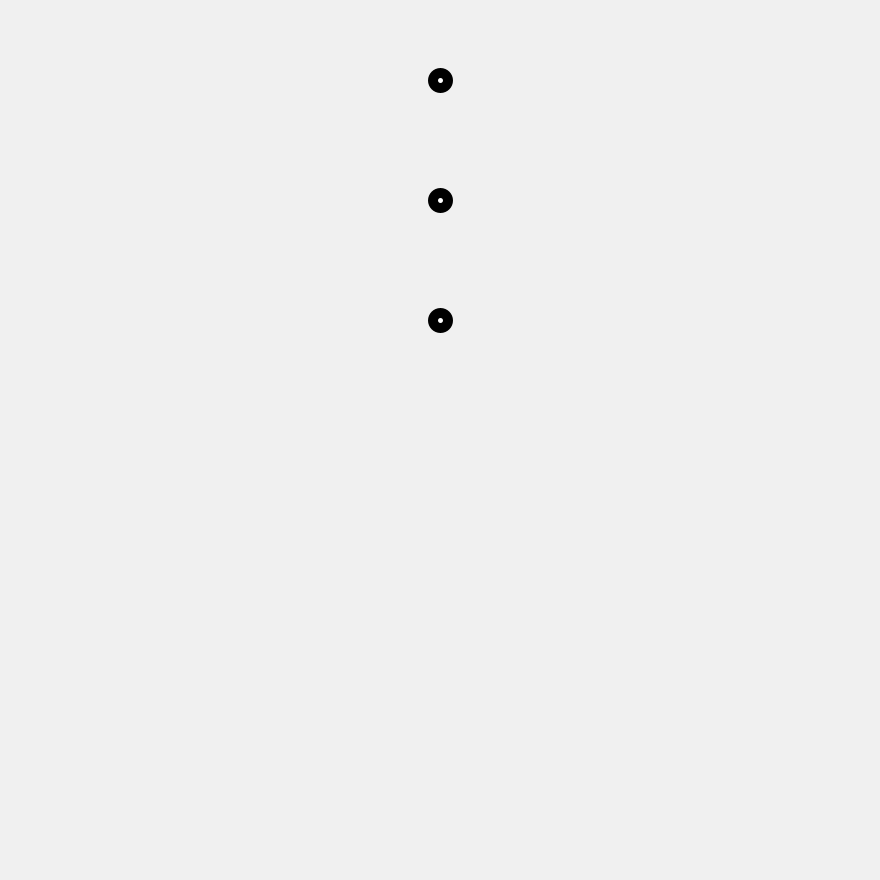
Frame 1 (no input)
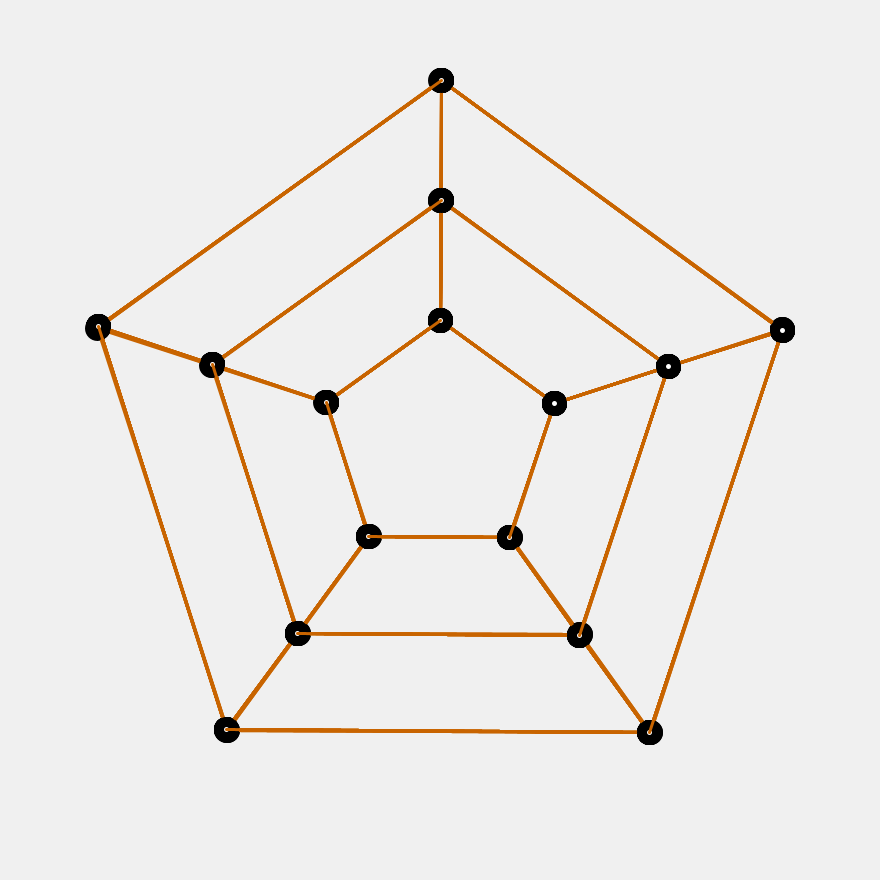
Frame 60 (the mouse pressed at the canvas centre just before this capture)
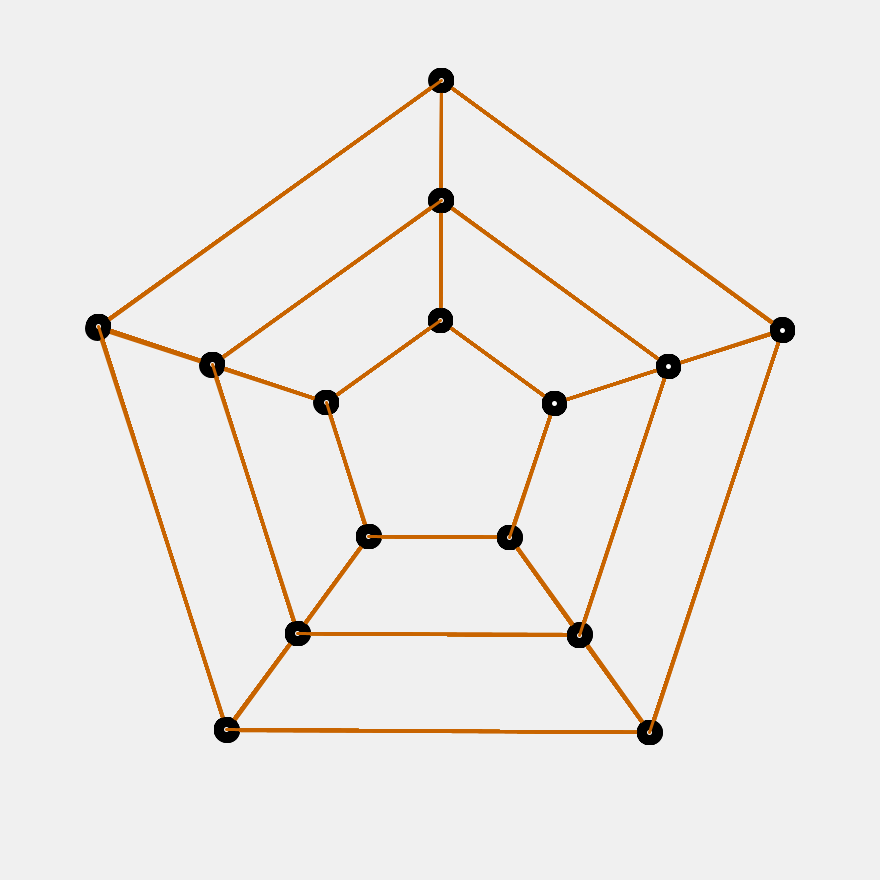
Frame 120 (the mouse held since frame 60 and released just before this capture)

The Processing sketch that drew these frames (run headless with seeded random() and noise(); from frame 60 on, the mouse is pressed at the canvas centre):

// Processing sketch: Prototype
// ── Prototype.pde
//Per identificare gli ellissi/linee avendo una tabella dei valori assunti possono costruirmi una corrispondenza con il giunto alle coordinate volute

int ax1;
int ay1;
int bx1;
int by1;
int a2;
int b2;
float x;
float y;
float xback;
float yback;
int dx;
int dy;
int magnification;
int moltiplicatore;
float angolo;
int dim_giunti;

void setup()
{
  xback = -1;
  yback = -1;
  size(880, 880);
  background(240);
  magnification = 60;
  moltiplicatore = 2;
  angolo =1.57;
  dim_giunti = 10;
  dx=440;
  dy=440;
}
void draw()
{

  //disegno ragnatela
  x = cos(angolo);
  y = sin(angolo);

  if (xback!=-1)
  {
    stroke(200, 100, 0);
    strokeWeight(3);
    line(moltiplicatore*magnification*x+dx, -moltiplicatore*magnification*y+dy, moltiplicatore*magnification*xback+dx, -moltiplicatore*magnification*yback+dy);
    line(moltiplicatore*magnification*x+dx, -moltiplicatore*magnification*y+dy, 2*moltiplicatore*magnification*x+dx, -2*moltiplicatore*magnification*y+dy);
    line(2*moltiplicatore*magnification*x+dx, -2*moltiplicatore*magnification*y+dy, 2*moltiplicatore*magnification*xback+dx, -2*moltiplicatore*magnification*yback+dy);
    line(2*moltiplicatore*magnification*x+dx, -2*moltiplicatore*magnification*y+dy, 3*moltiplicatore*magnification*x+dx, -3*moltiplicatore*magnification*y+dy);
    line(3*moltiplicatore*magnification*x+dx, -3*moltiplicatore*magnification*y+dy, 3*moltiplicatore*magnification*xback+dx, -3*moltiplicatore*magnification*yback+dy);
  }

  strokeWeight(15);
  stroke(0);
  ellipse(moltiplicatore*magnification*x+dx, -moltiplicatore*magnification*y+dy, dim_giunti, dim_giunti);
  ellipse(2*moltiplicatore*magnification*x+dx, -2*moltiplicatore*magnification*y+dy, dim_giunti, dim_giunti);
  ellipse(3*moltiplicatore*magnification*x+dx, -3*moltiplicatore*magnification*y+dy, dim_giunti, dim_giunti);



//metodo casuale per trovare arrivo e partenza
  ax1 = (int)random(0, 5);
  bx1 = ((int)random(ax1+2, ax1+4))%5;
  ay1 = (int)random(0, 3);
  by1 = ((int)random(ay1+1, ay1+3))%3;




  angolo+=1.256;

  angolo = ((float)((int)(angolo*1000))/1000)%6.28;
  xback=x;
  yback=y;
}

 //classe dei giunti, al suo interno gestisce una tabella con 3 entry(il numero del led che costituisce il "vertice"), ha un metodo che controlla se il vertice che si sta cercando è relativo a quel giunto e fornisce il vertice successivo in base alla direzione scelta

class Giunti
{
  IntList vertici;
  Giunti(int a, int b, int c) //inserire in senso antiorario in qualsiasi ordine
  {
    vertici.append(a);
    vertici.append(b);
    vertici.append(c);
  }

  int check(int vertice, int direzione)
  {
    int pos=-1;
    if (vertici.hasValue(vertice))
    {
      for (int i = 0; i<3; i++)
      {
        if (vertici.get(i)==vertice)
        {
          pos=i;
        }
      }
      if (direzione == 1)//destra
      {
        return (pos+1)%4;
      }
      if (direzione == 0)//centro
      {
        return (pos+2)%4;
      }
      if (direzione == -1)//sinistra
      {
        return (pos+3)%4;
      }
    }
    return pos;
  }
}
